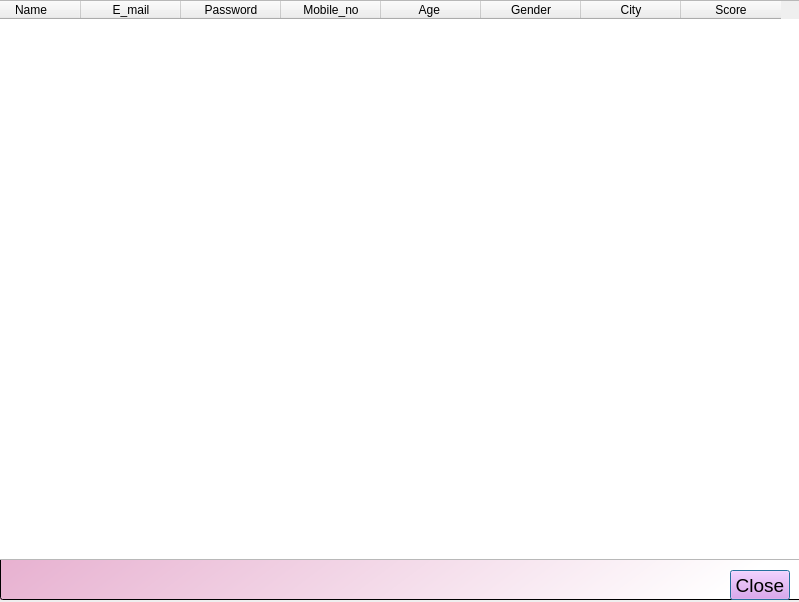
<?xml version="1.0" encoding="UTF-8"?>
<ui version="4.0">
 <class>Dialog</class>
 <widget class="QDialog" name="Dialog">
  <property name="geometry">
   <rect>
    <x>0</x>
    <y>0</y>
    <width>799</width>
    <height>602</height>
   </rect>
  </property>
  <property name="windowTitle">
   <string>User's Information</string>
  </property>
  <property name="windowIcon">
   <iconset>
    <normaloff>C:/Users/hp/Downloads/46815_info_user_icon.png</normaloff>C:/Users/hp/Downloads/46815_info_user_icon.png</iconset>
  </property>
  <widget class="QLineEdit" name="l1">
   <property name="geometry">
    <rect>
     <x>0</x>
     <y>0</y>
     <width>810</width>
     <height>600</height>
    </rect>
   </property>
   <property name="styleSheet">
    <string notr="true">background-color: qlineargradient(spread:pad, x1:0.0248052, y1:0.011, x2:0.955039, y2:0.926, stop:0 rgba(209, 104, 165, 255), stop:1 rgba(255, 255, 255, 255));</string>
   </property>
   <property name="readOnly">
    <bool>true</bool>
   </property>
  </widget>
  <widget class="QTableWidget" name="tw">
   <property name="geometry">
    <rect>
     <x>-20</x>
     <y>0</y>
     <width>820</width>
     <height>560</height>
    </rect>
   </property>
   <column>
    <property name="text">
     <string>Name</string>
    </property>
    <property name="icon">
     <iconset>
      <normaloff>C:/Users/hp/Downloads/name.png</normaloff>C:/Users/hp/Downloads/name.png</iconset>
    </property>
   </column>
   <column>
    <property name="text">
     <string>E_mail</string>
    </property>
    <property name="icon">
     <iconset>
      <normaloff>C:/Users/hp/Downloads/email.png</normaloff>C:/Users/hp/Downloads/email.png</iconset>
    </property>
   </column>
   <column>
    <property name="text">
     <string>Password</string>
    </property>
    <property name="icon">
     <iconset>
      <normaloff>C:/Users/hp/Downloads/password.png</normaloff>C:/Users/hp/Downloads/password.png</iconset>
    </property>
   </column>
   <column>
    <property name="text">
     <string>Mobile_no</string>
    </property>
    <property name="icon">
     <iconset>
      <normaloff>C:/Users/hp/Downloads/number.png</normaloff>C:/Users/hp/Downloads/number.png</iconset>
    </property>
   </column>
   <column>
    <property name="text">
     <string>Age </string>
    </property>
   </column>
   <column>
    <property name="text">
     <string>Gender</string>
    </property>
    <property name="icon">
     <iconset>
      <normaloff>C:/Users/hp/Downloads/city.png</normaloff>C:/Users/hp/Downloads/city.png</iconset>
    </property>
   </column>
   <column>
    <property name="text">
     <string>City</string>
    </property>
    <property name="icon">
     <iconset>
      <normaloff>C:/Users/hp/Downloads/city.png</normaloff>C:/Users/hp/Downloads/city.png</iconset>
    </property>
   </column>
   <column>
    <property name="text">
     <string>Score</string>
    </property>
    <property name="icon">
     <iconset>
      <normaloff>C:/Users/hp/Downloads/score.png</normaloff>C:/Users/hp/Downloads/score.png</iconset>
    </property>
   </column>
  </widget>
  <widget class="QPushButton" name="btn1">
   <property name="geometry">
    <rect>
     <x>730</x>
     <y>570</y>
     <width>60</width>
     <height>30</height>
    </rect>
   </property>
   <property name="font">
    <font>
     <family>Nirmala UI</family>
     <pointsize>14</pointsize>
    </font>
   </property>
   <property name="styleSheet">
    <string notr="true">QPushButton{
	background-color: rgb(236, 150, 243)
;}
QPushButton:hover{
	color: rgb(255, 255, 255);}
</string>
   </property>
   <property name="text">
    <string>Close</string>
   </property>
  </widget>
 </widget>
 <resources/>
 <connections/>
</ui>
